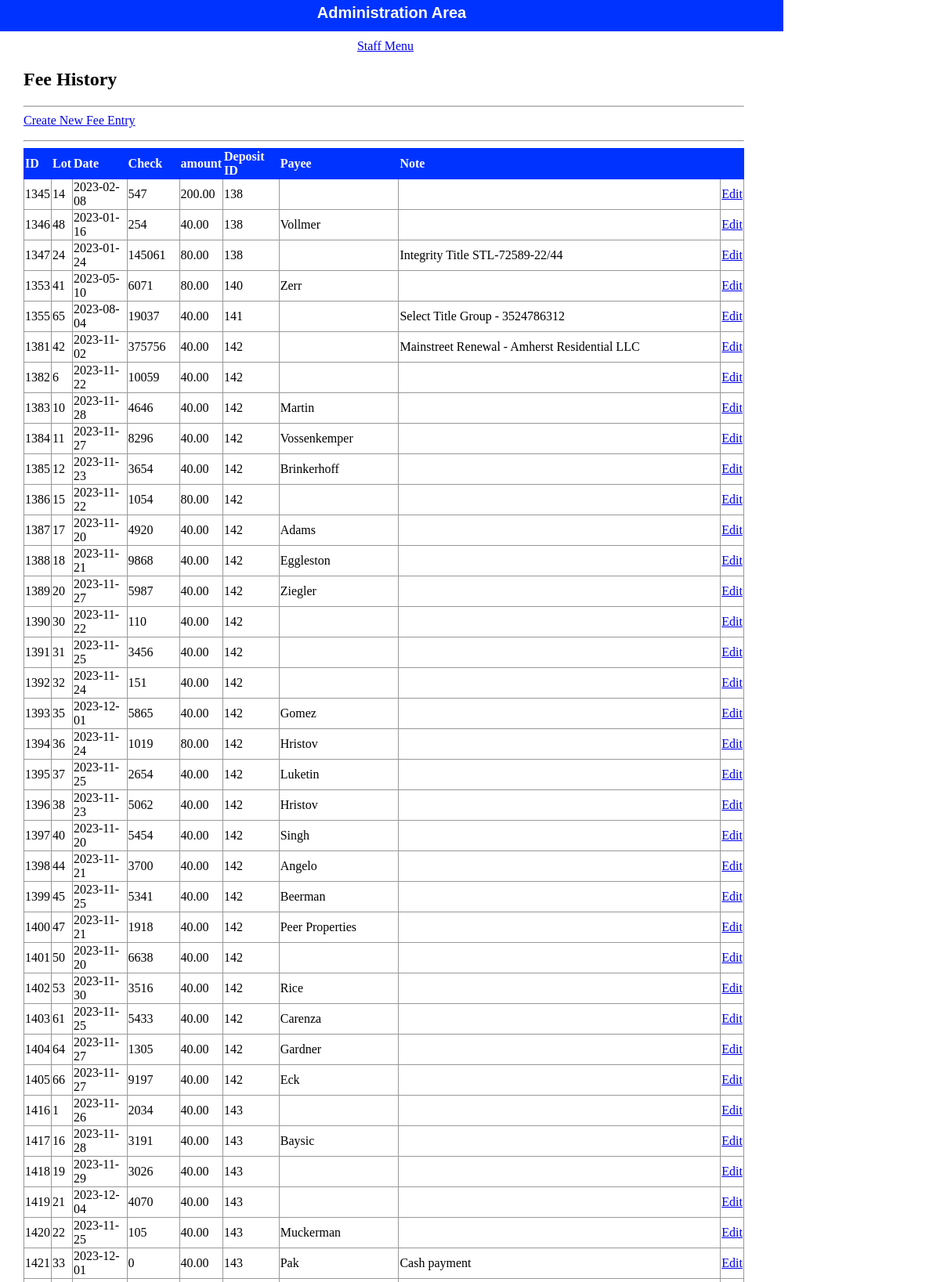
Screenshot of /html/public/staff/fees/index.php (upper part) with the database file from the repository.
### tables this page shows
CREATE TABLE `fees` (
  `id` int(11) NOT NULL,
  `dt` date DEFAULT NULL,
  `ck_no` int(11) NOT NULL,
  `amount` decimal(10,2) DEFAULT NULL,
  `fk_lot_id` int(11) NOT NULL,
  `fk_deposit_id` int(11) DEFAULT NULL,
  `note` varchar(250) DEFAULT NULL,
  `payee` varchar(50) DEFAULT NULL
);

### html/private/functions.php (called while the page is built, shortened)
<?php
function url_for($script_path)
{
    if ($script_path[0] != '/')
    {
        $script_path = "/" . $script_path;
    }
    return WWW_ROOT . $script_path;
}
function htmlsc($string = "")
{
    return htmlspecialchars($string);
}
?>

### html/private/query_functions.php (called while the page is built, shortened)
<?php
  function find_all_fees() {
    global $db;
    $sql = "SELECT * FROM fees WHERE dt >= '2023-01-01' ";
    $result = mysqli_query($db, $sql);
    return $result;
  }
?>

### html/public/staff/fees/index.php (the view, shortened to what this page needs)
<?php $subject_set = find_all_fees(); ?>
<?php include(SHARED_PATH . '/header.php'); ?>
    <div id="content">
        <div id="regency-menu">
            <h2>Fee History</h2>
            <hr />
            <div class="actions">
                <a class="action" href="<?php echo url_for('/staff/fees/index.php'); ?>">Create New Fee Entry</a>
            </div>
            <hr />
            <table class="list">
                <tr>
                    <th>ID</th>
                    <th>Lot</th>
                    <th>Date</th>
                    <th>Check</th>
                    <th>amount</th>
                    <th>Deposit ID</th>
                    <th>Payee</th>
                    <th>Note</th>
                    <th>&nbsp</th>
                </tr>
                <?php while($subject = mysqli_fetch_assoc($subject_set)) { ?>
                    <tr>
                        <td><?php echo htmlsc($subject['id']); ?></td>
                        <td><?php echo htmlsc($subject['fk_lot_id']); ?></td>
                        <td><?php echo htmlsc($subject['dt']); ?></td>
                        <td><?php echo htmlsc($subject['ck_no']); ?></td>
                        <td><?php echo htmlsc($subject['amount']); ?></td>
                        <td><?php echo htmlsc($subject['fk_deposit_id']); ?></td>
                        <td><?php echo htmlsc($subject['payee']); ?></td>
                        <td><?php echo htmlsc($subject['note']); ?></td>
                        <td><a class="action" href="<?php echo url_for('/staff/subjects/show.php?id=' . htmlsc(urlencode($subject['id']))); ?>">Edit</a></td>
                    </tr>
                <?php } ?>
            </table>
        </div>
    </div>
<?php include(SHARED_PATH . '/footer.php'); ?>

### html/public/stylesheets/staff.css (style rules this page uses)
html { height: 100%; width: 100%; }
body { height: 1000px; width: 100%; margin: 0; padding: 0; }
#content { width: 920px; min-height: 500px; padding: 0 30px; }
.actions { margin-bottom: 1em; }
table { border-collapse: collapse; vertical-align: top; }
table.list { width: 100%; }
table.list tr td { border: 1px solid #999999; }
table.list tr th { border: 1px solid #0033FF; background: #0033FF; color: white; text-align: left; }

### rows the page displays
fees: id "1345", fk_lot "14", dt "2023-02-08", ck_no "547", amount "200.00", fk_deposit "138"
fees: id "1346", fk_lot "48", dt "2023-01-16", ck_no "254", amount "40.00", fk_deposit "138", payee "Vollmer"
fees: id "1347", fk_lot "24", dt "2023-01-24", ck_no "145061", amount "80.00", fk_deposit "138", note "Integrity Title STL-72589-22/44"
fees: id "1353", fk_lot "41", dt "2023-05-10", ck_no "6071", amount "80.00", fk_deposit "140", payee "Zerr"
fees: id "1355", fk_lot "65", dt "2023-08-04", ck_no "19037", amount "40.00", fk_deposit "141", note "Select Title Group - 3524786312"
fees: id "1381", fk_lot "42", dt "2023-11-02", ck_no "375756", amount "40.00", fk_deposit "142", note "Mainstreet Renewal - Amherst Residential LLC"
fees: id "1382", fk_lot "6", dt "2023-11-22", ck_no "10059", amount "40.00", fk_deposit "142"
fees: id "1383", fk_lot "10", dt "2023-11-28", ck_no "4646", amount "40.00", fk_deposit "142", payee "Martin"
fees: id "1384", fk_lot "11", dt "2023-11-27", ck_no "8296", amount "40.00", fk_deposit "142", payee "Vossenkemper"
fees: id "1385", fk_lot "12", dt "2023-11-23", ck_no "3654", amount "40.00", fk_deposit "142", payee "Brinkerhoff"
fees: id "1386", fk_lot "15", dt "2023-11-22", ck_no "1054", amount "80.00", fk_deposit "142"
fees: id "1387", fk_lot "17", dt "2023-11-20", ck_no "4920", amount "40.00", fk_deposit "142", payee "Adams"
fees: id "1388", fk_lot "18", dt "2023-11-21", ck_no "9868", amount "40.00", fk_deposit "142", payee "Eggleston"
fees: id "1389", fk_lot "20", dt "2023-11-27", ck_no "5987", amount "40.00", fk_deposit "142", payee "Ziegler"
fees: id "1390", fk_lot "30", dt "2023-11-22", ck_no "110", amount "40.00", fk_deposit "142"
fees: id "1391", fk_lot "31", dt "2023-11-25", ck_no "3456", amount "40.00", fk_deposit "142"
fees: id "1392", fk_lot "32", dt "2023-11-24", ck_no "151", amount "40.00", fk_deposit "142"
fees: id "1393", fk_lot "35", dt "2023-12-01", ck_no "5865", amount "40.00", fk_deposit "142", payee "Gomez"
fees: id "1394", fk_lot "36", dt "2023-11-24", ck_no "1019", amount "80.00", fk_deposit "142", payee "Hristov"
fees: id "1395", fk_lot "37", dt "2023-11-25", ck_no "2654", amount "40.00", fk_deposit "142", payee "Luketin"
fees: id "1396", fk_lot "38", dt "2023-11-23", ck_no "5062", amount "40.00", fk_deposit "142", payee "Hristov"
fees: id "1397", fk_lot "40", dt "2023-11-20", ck_no "5454", amount "40.00", fk_deposit "142", payee "Singh"
fees: id "1398", fk_lot "44", dt "2023-11-21", ck_no "3700", amount "40.00", fk_deposit "142", payee "Angelo"
fees: id "1399", fk_lot "45", dt "2023-11-25", ck_no "5341", amount "40.00", fk_deposit "142", payee "Beerman"
fees: id "1400", fk_lot "47", dt "2023-11-21", ck_no "1918", amount "40.00", fk_deposit "142", payee "Peer Properties"
fees: id "1401", fk_lot "50", dt "2023-11-20", ck_no "6638", amount "40.00", fk_deposit "142"
fees: id "1402", fk_lot "53", dt "2023-11-30", ck_no "3516", amount "40.00", fk_deposit "142", payee "Rice"
fees: id "1403", fk_lot "61", dt "2023-11-25", ck_no "5433", amount "40.00", fk_deposit "142", payee "Carenza"
fees: id "1404", fk_lot "64", dt "2023-11-27", ck_no "1305", amount "40.00", fk_deposit "142", payee "Gardner"
fees: id "1405", fk_lot "66", dt "2023-11-27", ck_no "9197", amount "40.00", fk_deposit "142", payee "Eck"
fees: id "1416", fk_lot "1", dt "2023-11-26", ck_no "2034", amount "40.00", fk_deposit "143"
fees: id "1417", fk_lot "16", dt "2023-11-28", ck_no "3191", amount "40.00", fk_deposit "143", payee "Baysic"
fees: id "1418", fk_lot "19", dt "2023-11-29", ck_no "3026", amount "40.00", fk_deposit "143"
fees: id "1419", fk_lot "21", dt "2023-12-04", ck_no "4070", amount "40.00", fk_deposit "143"
fees: id "1420", fk_lot "22", dt "2023-11-25", ck_no "105", amount "40.00", fk_deposit "143", payee "Muckerman"
fees: id "1421", fk_lot "33", dt "2023-12-01", ck_no "0", amount "40.00", fk_deposit "143", payee "Pak", note "Cash payment"
